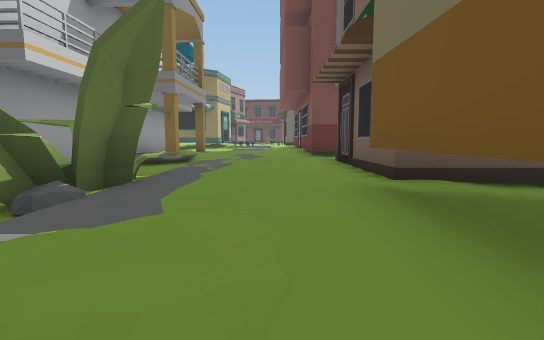
View 1 (above)

24 first-person views from a walk through a 3-D level made in the Unity game engine. The camera is 1.2 m above the floor, tilts 6° down and sees 85° across. The floor is counted in squares, 2 m on a side. Each view is taken from the middle of a square. On the plan, view 1 faces up. The plan holds only what a view shows up to about 9 squares ahead; the rest is blank. The place goes on beyond the plan. The player character is not drawn.

View 2
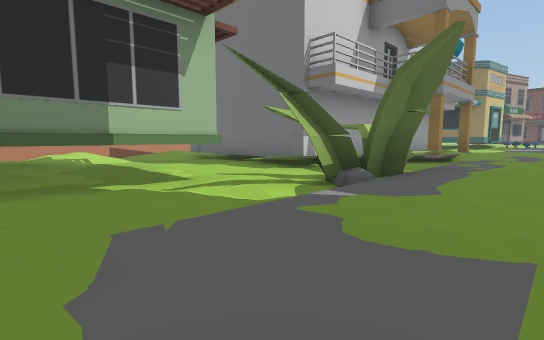

View 3
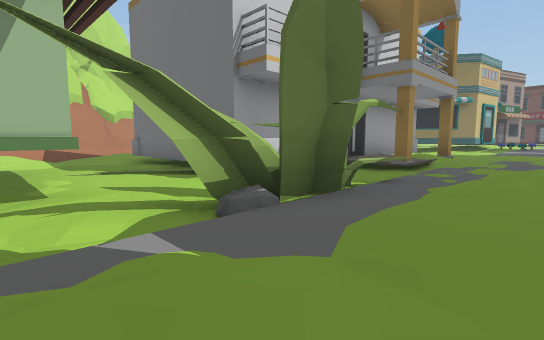

View 4
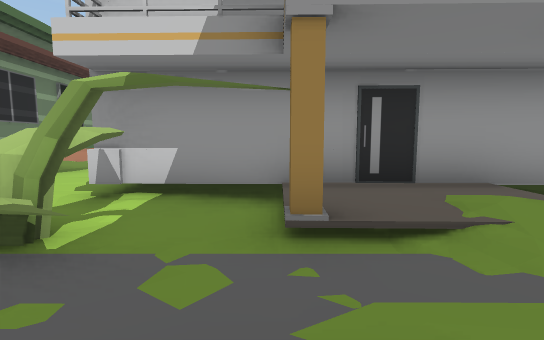

View 5
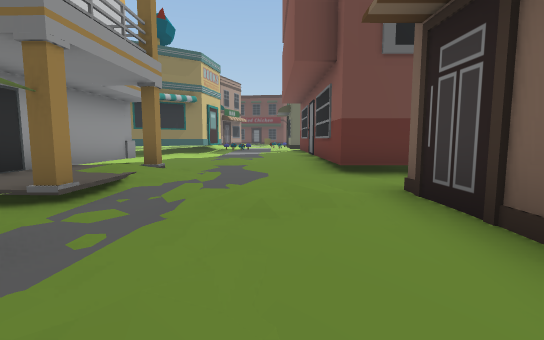

View 6
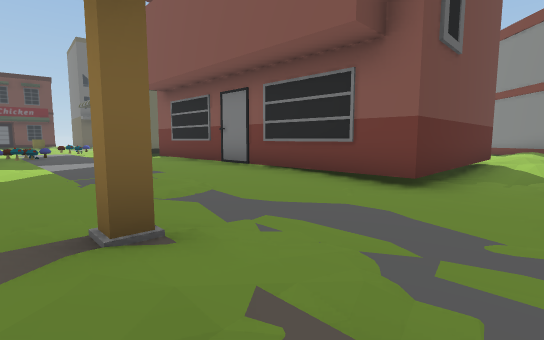

View 7
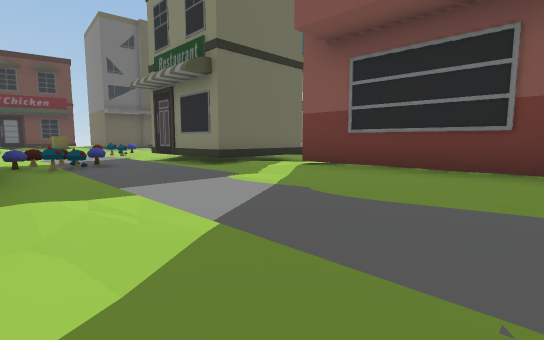

View 8
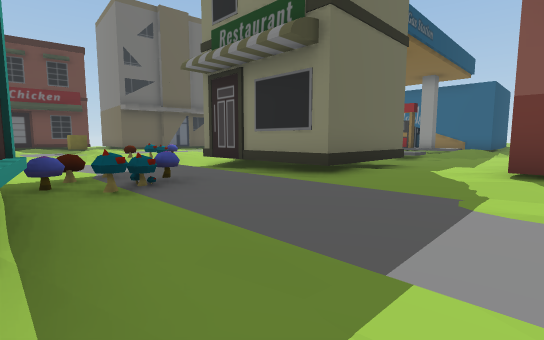

View 9
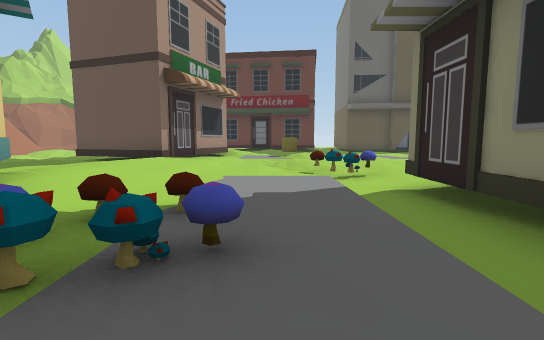

View 10
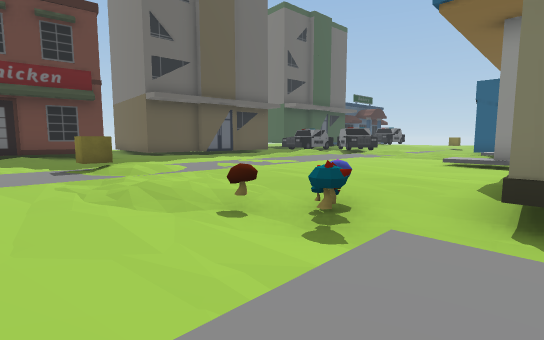

View 11
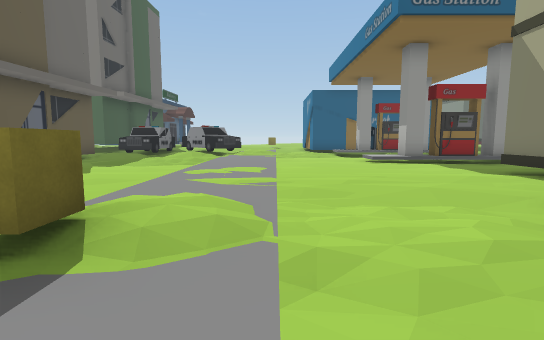

View 12
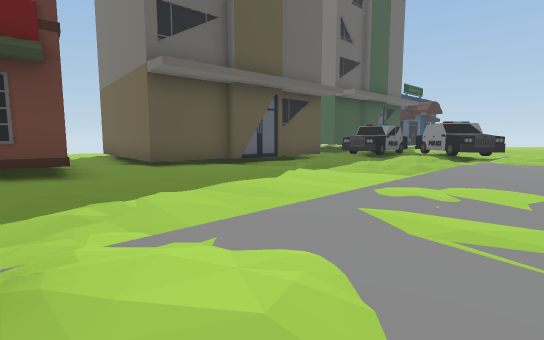

View 13
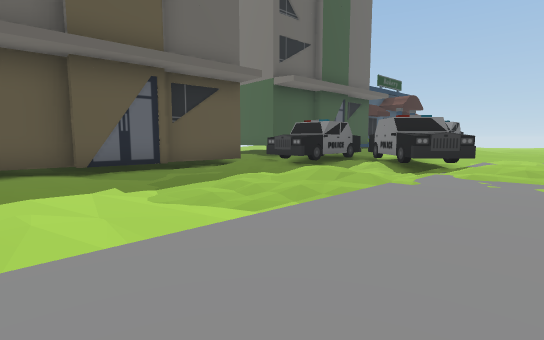

View 14
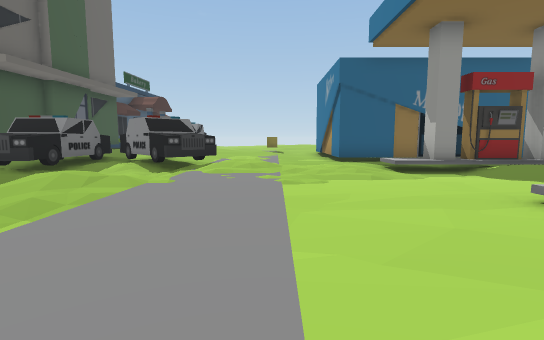

View 15
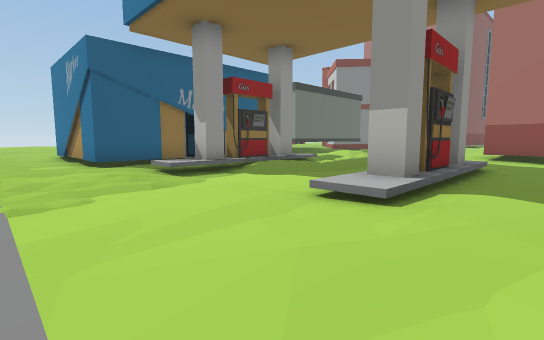

View 16
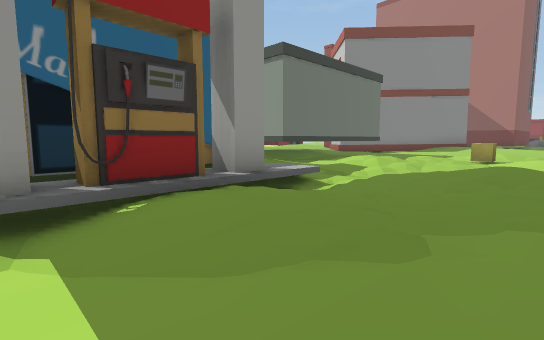

View 17
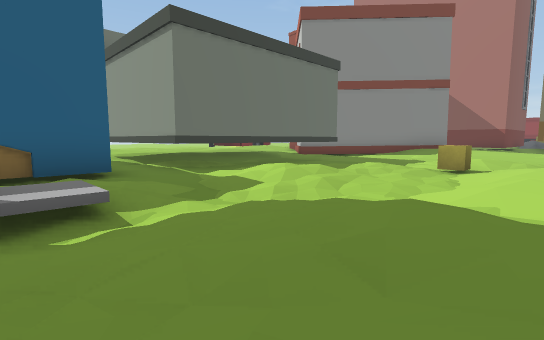

View 18
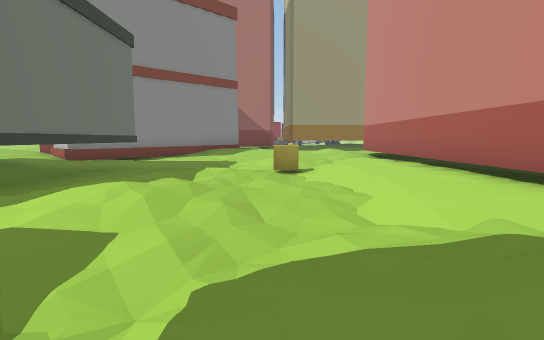

View 19
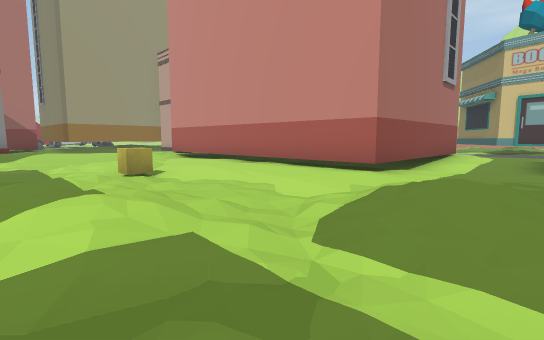

View 20
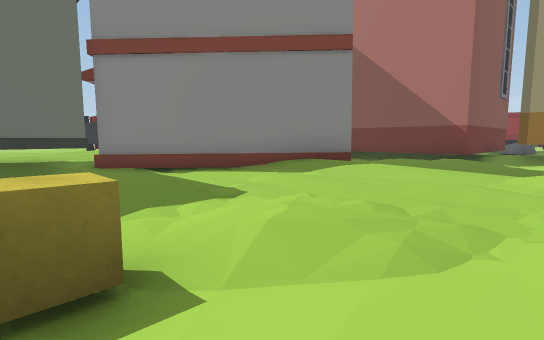

View 21
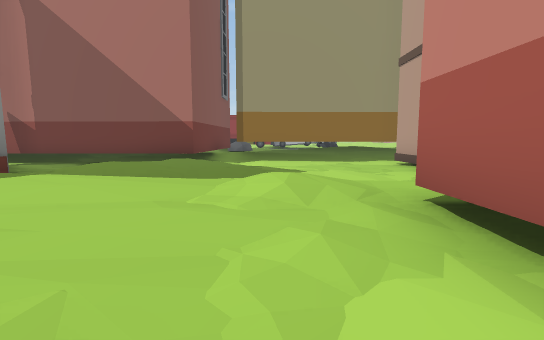

View 22
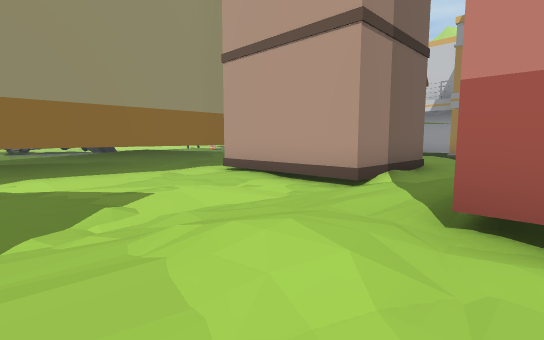

View 23
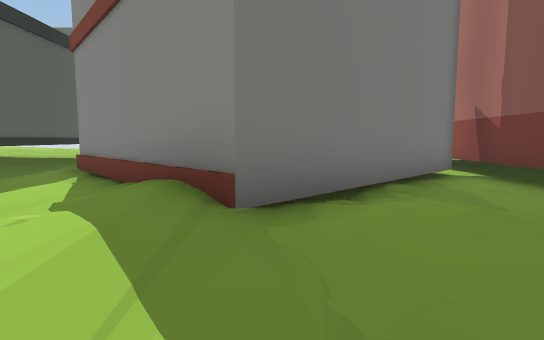

View 24
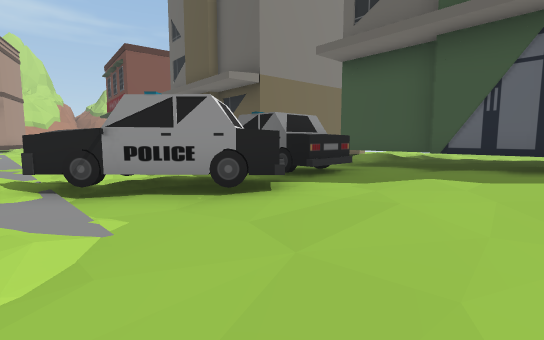

### Floor plan
Key: @ floor where view 1 was taken; # wall or solid block; x gap in a wall; . main floor; : floor 0.25 m higher than the main floor; - floor 0.25 m lower than the main floor; + floor 0.5 m higher than the main floor; / step, stairs or slope; = window, fence, low wall or low ledge; ^ raised ledge; B building; M mushroom; C yellow cube; A car.
Columns run from 9 left of view 1 to 16 right of it. Each row starts with its distance up from view 1.
 37            -B
 36            -BBB   B  BBB
 35         ###-...BBBB ....BB
 34         :........./AAAA::/
 33         ../....-../AAAA./+
 32         ./....../////AA:/+
 31        ////.....// -AAA./:
 30        ////.....////AA..::
 29        ..C/.....//.//..:./
 28  ..###:.///...////.//../.
 27  ...##:.//.:.:.....//..-..
 26   .: +:///........///..###
 25    //+///MM....//..//..#
 24    //+///M...../#..-#- #
 23     #+/:./B BB./#../x. #
 22       ::./B   .//./:x.
 21       #MM/B   ./#//.//#
 20       #M..BBBB.///////#
 19       #....:.....///-/....
 18        /..::......////.###
 17       ./.::BBBBBB:..//.#
 16       ./.:B     B:.../.#
 15       ./.:B     B://:/.#
 14       ./.:B     B:/C -.#
 13      #../:B     B.///--###
 12      #..::B     B.//....#.
 11      #/...B     B......#^#
 10      #/#..:BBBBBB////.#^
  9     ##//.......://:++#^
  8     #:/../:.///////..#
  7     #///.:/###---/////#
  6     #--=.::###---..///.#
  5 #####.##/::###....////--#
  4 --..--##.::##^---./BBBBBBB
  3 --.---##.:B  BBBBBBB
  2 -BBBBB#//.B
  1 B    B-///B
  0      B./.@
 -1      B//..

Where each view was taken, in squares from view 1:
view 1: 0 up, 0 right, facing up
view 2: 1 down, 0 right, facing up-left
view 3: 1 up, 0 right, facing up-left
view 4: 7 up, 0 right, facing left
view 5: 4 up, 0 right, facing up
view 6: 8 up, 3 left, facing up-right
view 7: 14 up, 3 left, facing up-right
view 8: 17 up, 3 left, facing up-right
view 9: 19 up, 1 left, facing up
view 10: 23 up, 2 left, facing up-right
view 11: 28 up, 2 left, facing right
view 12: 28 up, 0 right, facing up-right
view 13: 28 up, 4 right, facing up-right
view 14: 28 up, 4 right, facing right
view 15: 28 up, 5 right, facing down-right
view 16: 24 up, 8 right, facing down-right
view 17: 21 up, 8 right, facing down-right
view 18: 20 up, 10 right, facing down
view 19: 20 up, 12 right, facing down-left
view 20: 14 up, 8 right, facing down-right
view 21: 12 up, 8 right, facing down
view 22: 10 up, 9 right, facing down-left
view 23: 8 up, 9 right, facing right
view 24: 29 up, 16 right, facing up-left
